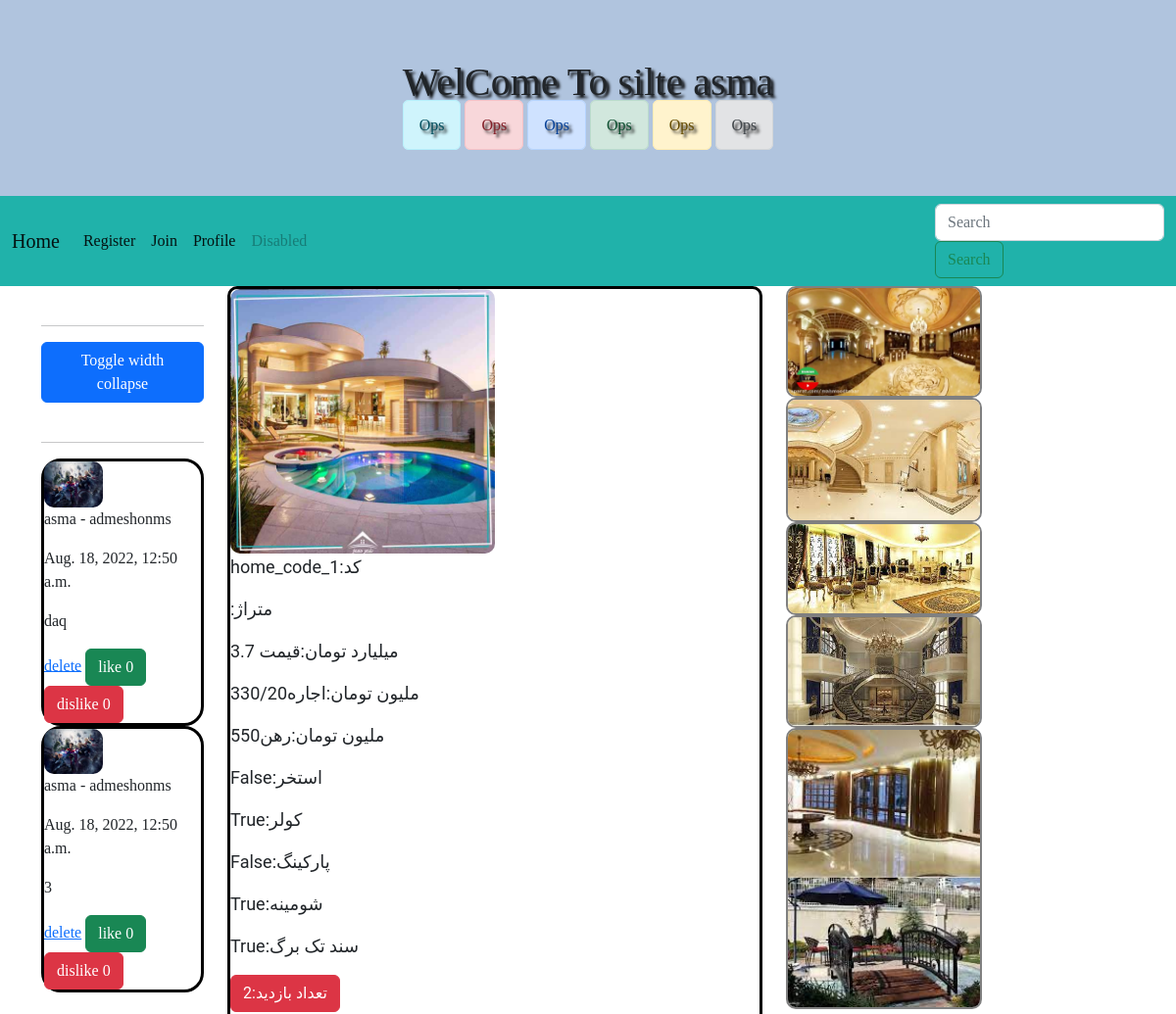
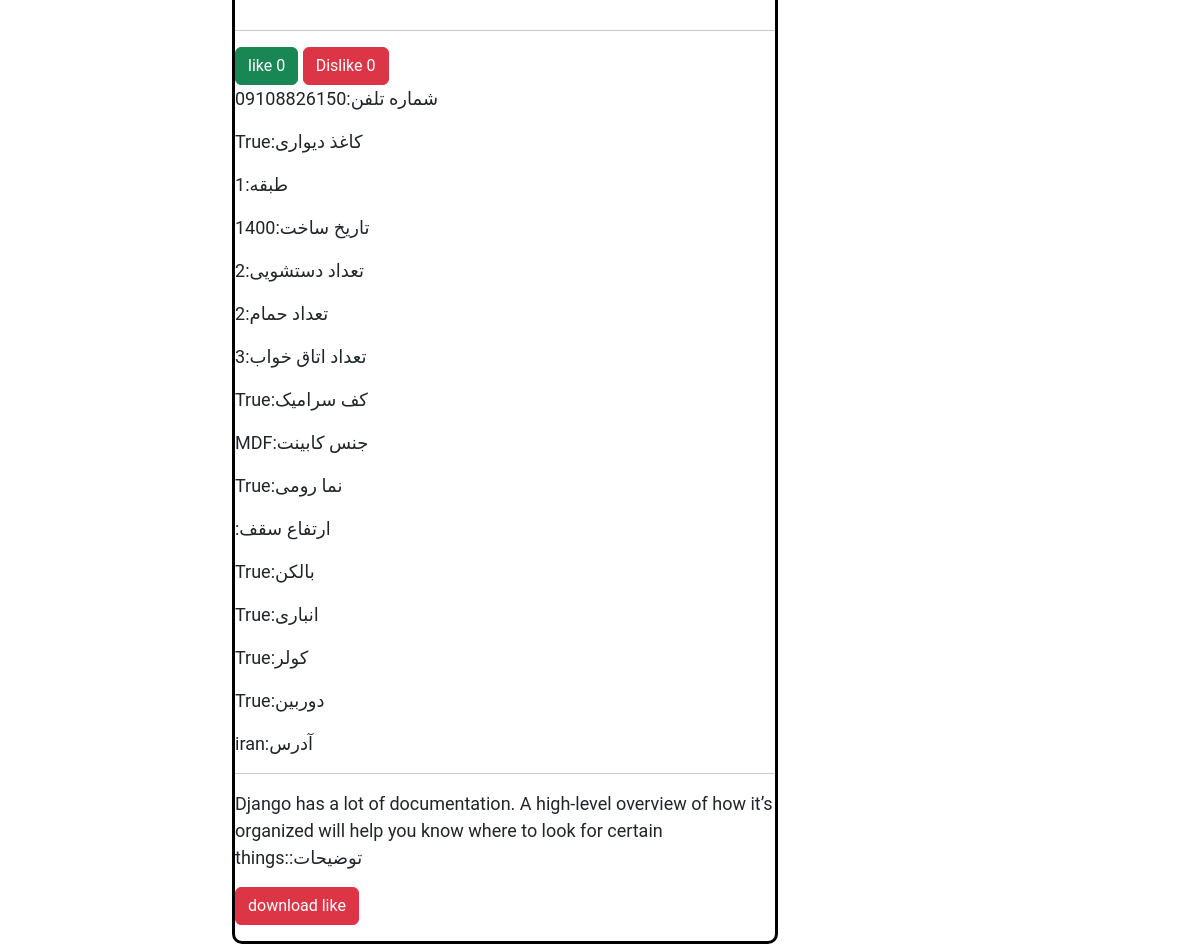
The app's page /go_to_post/home_code_1/ (signed in) with its own data (2 pictures, top to bottom).
### website/models.py (models this page shows, shortened)
class Comment_users_post(models.Model):
    find_post = models.ForeignKey(kharid_khone_orginal,on_delete=models.CASCADE,blank=True)
    commenter_name = models.ForeignKey(Profile_website_users,on_delete=models.CASCADE,blank=True)
    liked_comment = models.ManyToManyField(User,related_name='liked_user',blank=True)
    disliked_comment = models.ManyToManyField(User,related_name='dislaike_user',blank=True)
    time_created = models.DateTimeField(auto_created=True,blank=True)
    text_body = models.TextField(blank=True)
    class Meta:
        ordering = ['-time_created']

class Profile_website_users(models.Model):
      users = models.OneToOneField(User,on_delete=models.CASCADE,blank=True)
      fake_name = models.CharField(max_length=444)
      slug = models.SlugField(max_length=444)
      image = models.ImageField(upload_to='profile_images',blank=True)
      age = models.IntegerField(default=20,blank=True)
      body = models.TextField(blank=True)
      created = models.DateTimeField(auto_created=True)
      def __str__(self):
          return '%s - %s' % (self.users,self.fake_name)
      class Meta:
          ordering = ['-created']

class kharid_khone_orginal(models.Model):
    finder_home = models.CharField(max_length=444,blank=True)
    home_code = models.CharField(max_length=444,blank=True)
    slug = models.SlugField(max_length=444,blank=True)
    like_post = models.ManyToManyField(User,blank=True,related_name='likeds')
    dislike_post = models.ManyToManyField(User,blank=True,related_name='dislikeds')
    viewed_post = models.ManyToManyField(User,blank=True,related_name='view_users')
    metrazh = models.CharField(max_length=444,blank=True)
    aks_asli_1 = models.ImageField(upload_to='image_home_org',blank=True)
    aks_asli_2 = models.ImageField(upload_to='image_home_org',blank=True)
    aks_asli_3 = models.ImageField(upload_to='image_home_org',blank=True)
    aks_dakhli_1  = models.ImageField(upload_to='image_home_shots',blank=True)
    aks_dakhli_2  = models.ImageField(upload_to='image_home_shots',blank=True)
    aks_dakhli_3  = models.ImageField(upload_to='image_home_shots',blank=True)
    aks_dakhli_4  = models.ImageField(upload_to='image_home_shots',blank=True)
    aks_dakhli_5  = models.ImageField(upload_to='image_home_shots',blank=True)
    aks_dakhli_6  = models.ImageField(upload_to='image_home_shots',blank=True)
    tedade_otag_khab = models.CharField(max_length=444,blank=True)
    kaf_seamick = models.BooleanField(blank=True)
    jens_kabint = models.CharField(max_length=444,blank=True)
    parking = models.BooleanField(blank=True)
    balkon = models.BooleanField(blank=True)
    estakhr = models.BooleanField(blank=True)
    adderss = models.CharField(max_length=444,blank=True)
    geymt = models.CharField(max_length=444,blank=True)
    vadie_rahn = models.CharField(max_length=444,blank=True)
    ejare = models.CharField(max_length=444,blank=True)
    tarikh_sakht = models.CharField(max_length=444,blank=True)
    tabaghe_chandom = models.CharField(max_length=444,blank=True)
    anbari = models.BooleanField(blank=True)
    coler = models.BooleanField(blank=True)
    shomine = models.BooleanField(blank=True)
    tedad_dasteshoyi = models.CharField(max_length=444,blank=True)
    tedad_hamam = models.CharField(max_length=444,blank=True)
    sanad_tak_barg = models.BooleanField(blank=True)
    shomare_telefon = models.CharField(max_length=444,blank=True)
    mantaghe_shargi_ya_gharbi = models.CharField(max_length=444,blank=True)
    kagaz_divary = models.BooleanField(blank=True)
    nama_romy = models.BooleanField(blank=True)
    dorbin = models.BooleanField(blank=True)
    tozihat = models.TextField(blank=True)
    ertefae_saghf = models.CharField(max_length=444,blank=True)
    class Meta:
        ordering = ['-id']

### website/views.py (the view)
# urls.py: path('go_to_post/<slug:slug>/',views.go_to_post,name='go_to_post'),
def go_to_post(request,slug):
    user = request.user
    item = get_object_or_404(kharid_khone_orginal,slug=slug)
    prof = Profile_website_users.objects.get(users=user)
    commer = Comment_users_post.objects.filter(find_post=item)
    replys = Replay_comment.objects.filter(replayer_comment=prof)
    if user in item.viewed_post.all():
        pass
    else:
        item.viewed_post.add(user)
    return render(request,'website/post_pv.html',{'item':item,'commer':commer,'prof':prof})

### website/views.py (called while the page is built)
def maxi(request):
    return {
        'maxi': Profile_website_users.objects.all()
    }

### website/templates/website/post_pv.html (shortened to what this page needs)
{% extends 'base.html' %}
{% block body1 %}
    <div class="container">
    <div class="row">
        <div class="col-sm-2">
        <div class="com_full_box">
<br><hr>
<div class="add_coment">
  <button class="btn btn-primary" type="button" data-bs-toggle="collapse" data-bs-target="#runners" aria-expanded="false" aria-controls="collapseWidthExample">
    Toggle width collapse
  </button>
</div>
<br><hr>
{% for com in commer %}
{% if com %}
                    <div class="com_box">
                    <img src="{{ com.commenter_name.image.url }}" width="60px">
                    <p>{{ com.commenter_name }}</p>
                    <p>{{ com.time_created }}</p>
                        <p>{{ com.text_body }}</p>
    {% if user == com.commenter_name.users or  user.is_superuser %}
                        <a href="{% url 'website:deleted_comment' com.id item.slug %}">delete</a>
{% endif %}
<button class="btn btn-success" type="submit" id="demo" onclick="loadDoc('{% url 'website:like_comment' com.id %}')">like {{ com.liked_comment.all.count }}</button>
<button class="btn btn-danger" type="submit" id="demo" onclick="loadDoc('{% url 'website:dislike_comment' com.id %}')">dislike {{ com.disliked_comment.all.count }}</button>
{% else %}
<h1>sory dear not comment in the post</h1>
{% endif %}
                    </div>
                {% endfor %}
        </div>
            </div>
        <div class="col-sm-6">
            <div class="pv_home">
<div class="galb">
                     <img class="imaged" id="imaged" src="{{ item.aks_asli_1.url }}" style="    border-radius: 10px;">
</div>
                <p>{{ item.home_code }}:کد </p>
                <p>{{ item.metrazh }}:متراژ</p>
                <p>{{ item.geymt }}:قیمت</p>
                <p>{{ item.ejare }}:اجاره</p>
                <p>{{ item.vadie_rahn }}:رهن</p>
                <p>{{ item.estakhr }}:استخر</p>
                <p>{{ item.coler }}:کولر</p>
                <p>{{ item.parking }}:پارکینگ</p>
                <p>{{ item.shomine }}:شومینه</p>
                <p>{{ item.sanad_tak_barg }}:سند تک برگ</p>
                <p class="btn btn-danger" >{{ item.viewed_post.all.count }}:تعداد بازدید</p>
<hr>
<button class="btn btn-success" type="submit" id="demo" onclick="loadDoc('{% url 'website:likdes' item.id %}')">like {{ item.like_post.all.count }}</button>
<button class="btn btn-danger" type="submit" id="player" onclick="loadDoc('{% url 'website:dislikdes' item.id %}')">Dislike {{ item.dislike_post.all.count }}</button>
                <p>{{ item.shomare_telefon }}:شماره تلفن</p>
                <p>{{ item.kagaz_divary}}:کاغذ دیواری</p>
                <p>{{ item.tabaghe_chandom }}:طبقه</p>
                <p>{{ item.tarikh_sakht }}:تاریخ ساخت</p>
                <p>{{ item.tedad_dasteshoyi }}:تعداد دستشویی</p>
                <p>{{ item.tedad_hamam }}:تعداد حمام</p>
                <p>{{ item.tedade_otag_khab }}:تعداد اتاق خواب</p>
                <p>{{ item.kaf_seamick }}:کف سرامیک</p>
                <p>{{ item.jens_kabint }}:جنس کابینت</p>
                <p>{{ item.nama_romy }}:نما رومی</p>
                <p>{{ item.ertefae_saghf }}:ارتفاع سقف</p>
                <p>{{ item.balkon }}:بالکن</p>
                <p>{{ item.anbari }}:انباری</p>
                <p>{{ item.coler }}:کولر</p>
                <p>{{ item.dorbin }}:دوربین</p>
                <p>{{ item.adderss}}:آدرس</p>
                <hr>
                <p>{{ item.tozihat }}:توضیحات</p>
                    <a href="{{ item.ertefae_saghf }}" class="btn btn-danger" download="alerts">download like</a>
            </div>
        </div>
        <div class="col-sm-4">
             <div class="galb_image">
              <a href="{{ item.aks_dakhli_1.url }}" target="_blank">  <img src="{{ item.aks_dakhli_1.url }}"></a>
              <a href="{{ item.aks_dakhli_1.url }}" target="_blank">  <img src="{{ item.aks_dakhli_2.url }}"></a>
              <a href="{{ item.aks_dakhli_1.url }}" target="_blank">  <img src="{{ item.aks_dakhli_3.url }}"></a>
              <a href="{{ item.aks_dakhli_1.url }}" target="_blank">  <img src="{{ item.aks_dakhli_4.url }}"></a>
              <a href="{{ item.aks_dakhli_1.url }}" target="_blank">  <img src="{{ item.aks_dakhli_5.url }}"></a>
            </div>
    </div>
    </div>        </div>
{% endblock %}

### templates/base.html (shortened to what this page needs)
{% load static %}
<!DOCTYPE html>
<html lang="en">
<head>
    <link href="https://cdn.jsdelivr.net/npm/bootstrap@5.2.0-beta1/dist/css/bootstrap.min.css" rel="stylesheet">
</head>
<body>
<div class="header_base">
    <h1>WelCome To silte {{ user }}</h1>
    <span class="alert alert-info">Ops</span>
    <span class="alert alert-danger">Ops</span>
    <span class="alert alert-primary">Ops</span>
    <span class="alert alert-success">Ops</span>
    <span class="alert alert-warning">Ops</span>
    <span class="alert alert-secondary">Ops</span>
</div>
<nav class="navbar navbar-expand-lg " style="background-color: lightseagreen">
  <div class="container-fluid">
    <a class="navbar-brand" href="{% url 'website:home' %}">Home</a>
    <div class="collapse navbar-collapse" id="navbarSupportedContent">
      <ul class="navbar-nav me-auto mb-2 mb-lg-0">
        <li class="nav-item">
          <a class="nav-link active" aria-current="page" href="{% url 'security:register' %}">Register</a>
        </li>
        <li class="nav-item">
          <a class="nav-link active" href="{% url 'security:join' %}">Join</a>
        </li>
          {% if user.is_authenticated %}
        <li class="nav-item">
          <a href="{% url 'website:profile' %}" class="nav-link active">Profile</a>
        </li>
           {% endif %}
        <li class="nav-item">
          <a class="nav-link disabled">Disabled</a>
        </li>
      </ul>
      <form action="{% url 'website:serchid' %}" method="post" >
        <input name="searched_user" class="form-control me-2" type="search" placeholder="Search" aria-label="Search">
        <button class="btn btn-outline-success" type="submit">Search</button>
      </form>
    </div>
  </div>
</nav>
{% block body1 %} {% endblock %}
</body>
</html>

### templates/base.html (style rules this page uses)
body { font-family: "Fira Code"; }
* { box-sizing: border-box; }
.header_base { text-align: center; text-shadow: 3px 3px 3px black; padding: 60px; background-color: lightsteelblue; }

### website/templates/website/post_pv.html (style rules this page uses)
.pv_home { border: 3px solid black; font-family: "Roboto", "Lucida Grande", "DejaVu Sans", "Bitstream Vera Sans", Verdana, Arial, sans-serif; font-size: 18px; border-radius: 10px; }
.galb_image img { width: 200px; border-radius: 10px; border: 2px solid gray; width: 200px; }
.galb { position: relative; width: 50%; }
.imaged { width: 100%; height: 100%; }
.com_box { border-radius: 20px; border: 3px solid black; }
.com_box img { border-radius: 10px; }

### records on screen
Comment_users_post: commenter_name.image (picture), commenter_name "asma - admeshonms", time_created "Aug. 18, 2022, 12:50 a.m.", text_body "daq", shows "delete", liked_comment.all.count "0", disliked_comment.all.count "0"
Comment_users_post: commenter_name.image (picture), commenter_name "asma - admeshonms", time_created "Aug. 18, 2022, 12:50 a.m.", text_body "3", shows "delete", liked_comment.all.count "0", disliked_comment.all.count "0"
kharid_khone_orginal: aks_asli_1 (picture), home_code "home_code_1", geymt "3.7 میلیارد تومان", ejare "330/20ملیون تومان", vadie_rahn "550ملیون تومان", estakhr "False", coler "True", parking "False", shomine "True", sanad_tak_barg "True", viewed_post.all.count "2", like_post.all.count "0", dislike_post.all.count "0", shomare_telefon "09108826150", kagaz_divary "True", tabaghe_chandom "1", tarikh_sakht "1400", tedad_dasteshoyi "2", tedad_hamam "2", tedade_otag_khab "3", kaf_seamick "True", jens_kabint "MDF", nama_romy "True", balkon "True", anbari "True", dorbin "True", adderss "iran", tozihat "Django has a lot of documentation. A high-level overview of how it’s organized will help you know where to look for certain things:", aks_dakhli_1 (picture), aks_dakhli_2 (picture), aks_dakhli_3 (picture), aks_dakhli_4 (picture), aks_dakhli_5 (picture)

### other values on screen
{{ user }} "asma"
